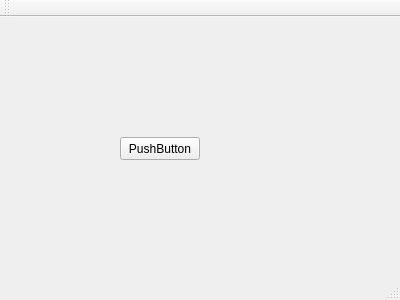
<?xml version="1.0" encoding="UTF-8"?>
<ui version="4.0">
 <class>MainWindow</class>
 <widget class="QMainWindow" name="MainWindow">
  <property name="geometry">
   <rect>
    <x>0</x>
    <y>0</y>
    <width>400</width>
    <height>300</height>
   </rect>
  </property>
  <property name="windowTitle">
   <string>MainWindow</string>
  </property>
  <widget class="QWidget" name="centralWidget">
   <widget class="QPushButton" name="pushButton">
    <property name="geometry">
     <rect>
      <x>120</x>
      <y>120</y>
      <width>80</width>
      <height>23</height>
     </rect>
    </property>
    <property name="text">
     <string>PushButton</string>
    </property>
   </widget>
  </widget>
  <widget class="QMenuBar" name="menuBar">
   <property name="geometry">
    <rect>
     <x>0</x>
     <y>0</y>
     <width>400</width>
     <height>20</height>
    </rect>
   </property>
  </widget>
  <widget class="QToolBar" name="mainToolBar">
   <attribute name="toolBarArea">
    <enum>TopToolBarArea</enum>
   </attribute>
   <attribute name="toolBarBreak">
    <bool>false</bool>
   </attribute>
  </widget>
  <widget class="QStatusBar" name="statusBar"/>
 </widget>
 <layoutdefault spacing="6" margin="11"/>
 <resources/>
 <connections/>
</ui>
